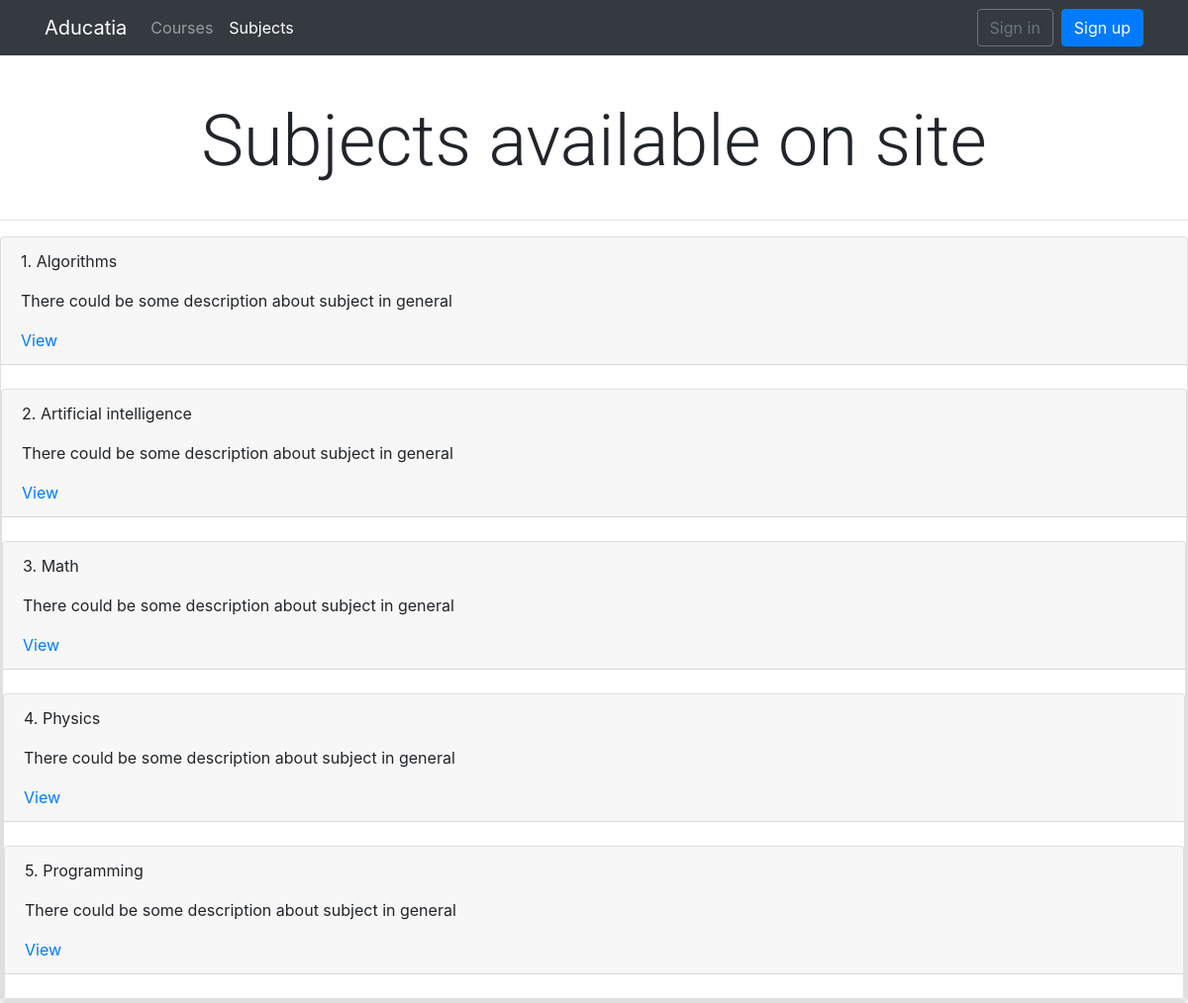
The app's page /course/subject/ with its own data.
### courses/models.py (models this page shows, shortened)
class Subject(models.Model):
    title = models.CharField(max_length=200)
    slug = models.SlugField(max_length=200, unique=True)
    class Meta:
        ordering = ['title']

### courses/views.py (the view)
class SubjectListView(ListView):
    model = Subject
    template_name = 'courses/subject/list.html'

### templates/courses/subject/list.html
{% extends 'base.html' %}
{% block content %}
<h2 class="display-3"> Subjects available on site </h2>
<hr>
{% for sub in object_list %}
    <div class="card">
<div class="card-header">
        <p><span class='text-weight-bold'> {{forloop.counter}}.</span> {{sub.title}}</p>
        <p>There could be some description about subject in general</p>
        <a href="{% url 'course_list_subject' sub.slug %}" >View</a>
</div>
    <br />
  {% endfor %}
{% endblock content %}

### static/css/slider.css (style rules this page uses)
h2 { text-align:center; padding: 20px; }

### static/css/base.css (style rules this page uses)
body { margin:0; font-family:'Roboto', sans-serif; font-weight:400; color:#333; }
a { color:#3fad37; text-decoration:none; }
h1, h2, h3, h4, h5, h6 { font-family:'Roboto', sans-serif; font-weight:300; }

### records on screen
Subject: title "Algorithms"
Subject: title "Artificial intelligence"
Subject: title "Math"
Subject: title "Physics"
Subject: title "Programming"
